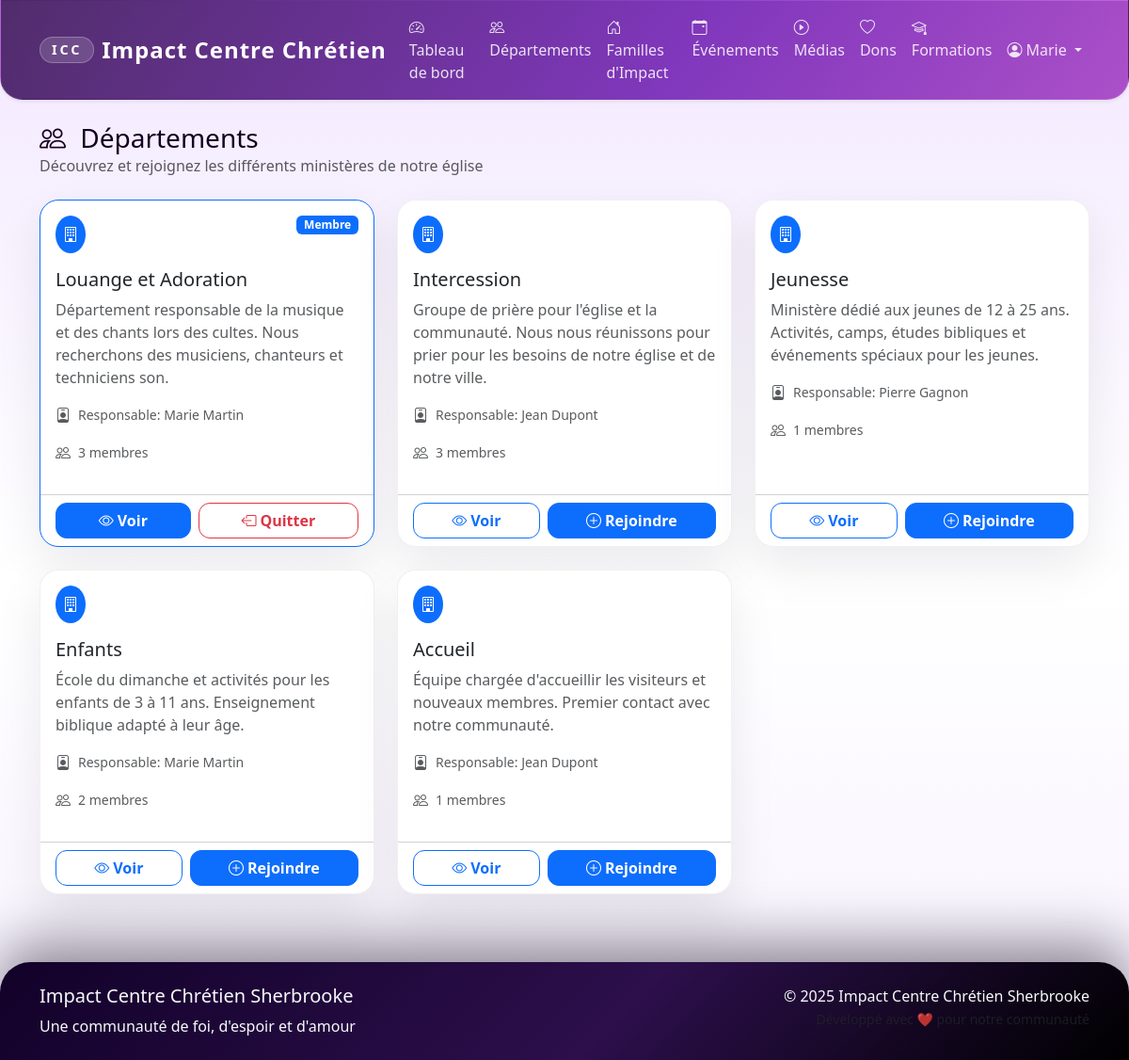
/departments/ (signed in), run on the app's committed database.
### app/models/user.py (models this page shows, shortened)
class User(UserMixin, db.Model):
    __tablename__ = 'users'
    id = db.Column(db.Integer, primary_key=True)
    email = db.Column(db.String(120), unique=True, nullable=False, index=True)
    password_hash = db.Column(db.String(255), nullable=False)
    first_name = db.Column(db.String(50), nullable=False)
    last_name = db.Column(db.String(50), nullable=False)
    phone = db.Column(db.String(20))
    address = db.Column(db.Text)
    birth_date = db.Column(db.Date)
    gender = db.Column(db.String(10))  # 'M', 'F', 'Autre'
    marital_status = db.Column(db.String(20))  # 'Célibataire', 'Marié(e)', 'Divorcé(e)', 'Veuf/Veuve'
    membership_status = db.Column(db.String(20), default='Nouveau')  # 'Nouveau', 'En formation', 'Baptisé', 'Membre officiel'
    church_role = db.Column(db.String(100))  # 'Choriste', 'Intercesseur', etc.
    role = db.Column(db.String(20), default='Membre')  # 'Admin', 'Responsable Département', 'Responsable Famille', 'Membre'
    is_active = db.Column(db.Boolean, default=True)
    created_at = db.Column(db.DateTime, default=datetime.utcnow)
    updated_at = db.Column(db.DateTime, default=datetime.utcnow, onupdate=datetime.utcnow)
    department_memberships = db.relationship('DepartmentMember', back_populates='user', cascade='all, delete-orphan')
    family_memberships = db.relationship('FamilyMember', back_populates='user', cascade='all, delete-orphan')
    event_participations = db.relationship('EventParticipant', back_populates='user', cascade='all, delete-orphan')
    donations = db.relationship('Donation', back_populates='user', cascade='all, delete-orphan')
    @property
    def full_name(self):
        return f"{self.first_name} {self.last_name}"
    def is_admin(self):
        return self.role == 'Admin'

### app/models/department.py (models this page shows, shortened)
class Department(db.Model):
    __tablename__ = 'departments'
    id = db.Column(db.Integer, primary_key=True)
    name = db.Column(db.String(100), nullable=False)
    description = db.Column(db.Text)
    responsible_id = db.Column(db.Integer, db.ForeignKey('users.id'))
    is_active = db.Column(db.Boolean, default=True)
    created_at = db.Column(db.DateTime, default=datetime.utcnow)
    responsible = db.relationship('User', backref='managed_departments')
    members = db.relationship('DepartmentMember', back_populates='department', cascade='all, delete-orphan')
    announcements = db.relationship('Announcement', back_populates='department', cascade='all, delete-orphan')

### app/routes/departments.py (the view)
@departments_bp.route('/')
@login_required
def list():
    departments = Department.query.filter_by(is_active=True).all()
    user_department_ids = [dm.department_id for dm in current_user.department_memberships if dm.is_active]
    return render_template('departments/list.html',
                         departments=departments,
                         user_department_ids=user_department_ids)

### app/templates/departments/list.html (shortened to what this page needs)
{% extends "base.html" %}
{% block content %}
<div class="container">
    <div class="row mb-4">
        <div class="col-12">
            <div class="d-flex justify-content-between align-items-center">
                <div>
                    <h1 class="h3 mb-0">
                        <i class="bi bi-people me-2"></i>
                        Départements
                    </h1>
                    <p class="text-muted mb-0">Découvrez et rejoignez les différents ministères de notre église</p>
                </div>
            </div>
        </div>
    </div>
    <div class="row g-4">
        {% for department in departments %}
        <div class="col-md-6 col-lg-4">
            <div class="card h-100 {% if department.id in user_department_ids %}border-primary{% endif %}">
                <div class="card-body">
                    <div class="d-flex justify-content-between align-items-start mb-3">
                        <div class="bg-primary rounded-circle p-2">
                            <i class="bi bi-building text-white"></i>
                        </div>
                        {% if department.id in user_department_ids %}
                        <span class="badge bg-primary">Membre</span>
                        {% endif %}
                    </div>
                    <h5 class="card-title">{{ department.name }}</h5>
                    <p class="card-text text-muted">{{ department.description }}</p>
                    {% if department.responsible %}
                    <div class="d-flex align-items-center mb-3">
                        <i class="bi bi-person-badge me-2 text-muted"></i>
                        <small class="text-muted">Responsable: {{ department.responsible.full_name }}</small>
                    </div>
                    {% endif %}
                    <div class="d-flex align-items-center mb-3">
                        <i class="bi bi-people me-2 text-muted"></i>
                        <small class="text-muted">{{ department.members|length }} membres</small>
                    </div>
                </div>
                <div class="card-footer bg-transparent">
                    {% if department.id in user_department_ids %}
                    <div class="d-flex gap-2">
                        <a href="{{ url_for('departments.detail', department_id=department.id) }}"
                           class="btn btn-primary flex-fill">
                            <i class="bi bi-eye me-1"></i>Voir
                        </a>
                        <form method="POST" action="{{ url_for('departments.leave', department_id=department.id) }}"
                              class="flex-fill" onsubmit="return confirm('Êtes-vous sûr de vouloir quitter ce département ?')">
                            <button type="submit" class="btn btn-outline-danger w-100">
                                <i class="bi bi-box-arrow-left me-1"></i>Quitter
                            </button>
                        </form>
                    </div>
                    {% else %}
                    <div class="d-flex gap-2">
                        <a href="{{ url_for('departments.detail', department_id=department.id) }}"
                           class="btn btn-outline-primary flex-fill">
                            <i class="bi bi-eye me-1"></i>Voir
                        </a>
                        <form method="POST" action="{{ url_for('departments.join', department_id=department.id) }}"
                              class="flex-fill">
                            <button type="submit" class="btn btn-primary w-100">
                                <i class="bi bi-plus-circle me-1"></i>Rejoindre
                            </button>
                        </form>
                    </div>
                    {% endif %}
                </div>
            </div>
        </div>
        {% endfor %}
    </div>
</div>
{% endblock %}

### app/templates/base.html (shortened to what this page needs)
<!DOCTYPE html>
<html lang="fr">
<head>
    <link href="https://cdn.jsdelivr.net/npm/bootstrap@5.3.2/dist/css/bootstrap.min.css" rel="stylesheet">
    <link href="https://cdn.jsdelivr.net/npm/bootstrap-icons@1.11.1/font/bootstrap-icons.css" rel="stylesheet">
    <link href="{{ url_for('static', filename='css/style.css') }}" rel="stylesheet">
</head>
<body>
    <nav class="navbar navbar-expand-lg navbar-dark icc-navbar shadow-sm">
        <div class="container">
            <a class="navbar-brand fw-bold d-flex align-items-center" href="{{ url_for('main.index') }}">
                <span class="brand-mark me-2">ICC</span>
                Impact Centre Chrétien
            </a>
            <div class="collapse navbar-collapse" id="navbarNav">
                <ul class="navbar-nav me-auto">
                    {% if current_user.is_authenticated %}
                        <li class="nav-item">
                            <a class="nav-link" href="{{ url_for('main.dashboard') }}">
                                <i class="bi bi-speedometer2 me-1"></i>Tableau de bord
                            </a>
                        </li>
                        <li class="nav-item">
                            <a class="nav-link" href="{{ url_for('departments.list') }}">
                                <i class="bi bi-people me-1"></i>Départements
                            </a>
                        </li>
                        <li class="nav-item">
                            <a class="nav-link" href="{{ url_for('families.list') }}">
                                <i class="bi bi-house-door me-1"></i>Familles d'Impact
                            </a>
                        </li>
                        <li class="nav-item">
                            <a class="nav-link" href="{{ url_for('events.list') }}">
                                <i class="bi bi-calendar-event me-1"></i>Événements
                            </a>
                        </li>
                        <li class="nav-item">
                            <a class="nav-link" href="{{ url_for('media.list') }}">
                                <i class="bi bi-play-circle me-1"></i>Médias
                            </a>
                        </li>
                        <li class="nav-item">
                            <a class="nav-link" href="{{ url_for('donations.donate') }}">
                                <i class="bi bi-heart me-1"></i>Dons
                            </a>
                        </li>
                        <li class="nav-item">
                            <a class="nav-link" href="{{ url_for('main.formations') }}">
                                <i class="bi bi-mortarboard me-1"></i>Formations
                            </a>
                        </li>
                    {% endif %}
                </ul>
                <ul class="navbar-nav">
                    {% if current_user.is_authenticated %}
                        <li class="nav-item dropdown">
                            <a class="nav-link dropdown-toggle" href="#" role="button" data-bs-toggle="dropdown">
                                <i class="bi bi-person-circle me-1"></i>{{ current_user.first_name }}
                            </a>
                        </li>
                    {% endif %}
                </ul>
            </div>
        </div>
    </nav>
    <main class="container-fluid py-4">
        {% block content %}{% endblock %}
    </main>
    <footer class="icc-footer text-light py-4 mt-5">
        <div class="container">
            <div class="row">
                <div class="col-md-6">
                    <h5>Impact Centre Chrétien Sherbrooke</h5>
                    <p class="mb-0">Une communauté de foi, d'espoir et d'amour</p>
                </div>
                <div class="col-md-6 text-md-end">
                    <p class="mb-0">&copy; {{ current_year() }} Impact Centre Chrétien Sherbrooke</p>
                    <small class="text-muted">Développé avec ❤️ pour notre communauté</small>
                </div>
            </div>
        </div>
    </footer>
</body>
</html>

### app/static/css/style.css (style rules this page uses)
:root { --primary-color: #4b0f6a; --secondary-color: #7c2cbd; --success-color: #00c2c7; --warning-color: #ffc857; --danger-color: #ff5f7e; --info-color: #8ad8ff; --light-color: #f7efff; --dark-color: #140021; --brand-gradient: linear-gradient(120deg, #320852, #7c2cbd 60%, #b454d2); --brand-gold: #ffc857; --brand-teal: #00c2c7; --brand-berry: #ff5f7e; --brand-midnight: #080010; --brand-soft: #f3e9ff; --glass-border: rgba(255, 255, 255, 0.35); --surface-shadow: 0 25px 60px rgba(26, 9, 45, 0.15); --bs-primary: var(--primary-color); --bs-secondary: var(--secondary-color); --bs-success: var(--success-color); --bs-info: var(--info-color); --bs-warning: var(--warning-color); --bs-danger: var(--danger-color); --bs-light: var(--light-color); --bs-dark: var(--dark-color); }
body { font-family: 'Segoe UI', Tahoma, Geneva, Verdana, sans-serif; background: linear-gradient(180deg, var(--brand-soft) 0%, #ffffff 55%, #f7f2ff 100%); color: var(--dark-color); min-height: 100vh; }
.icc-navbar { background: radial-gradient(circle at top left, rgba(255, 255, 255, 0.15), rgba(9, 2, 25, 0.05)) no-repeat, var(--brand-gradient); border: 1px solid rgba(255, 255, 255, 0.1); border-radius: 0 0 1.5rem 1.5rem; backdrop-filter: blur(6px); }
.icc-navbar .nav-link { font-weight: 500; color: rgba(255, 255, 255, 0.85); transition: color 0.2s ease; }
.navbar-brand { font-size: 1.5rem; letter-spacing: 0.04em; }
.brand-mark { display: inline-flex; align-items: center; justify-content: center; padding: 0.15rem 0.75rem; border-radius: 999px; background: rgba(255, 255, 255, 0.15); border: 1px solid rgba(255, 255, 255, 0.25); font-size: 0.9rem; letter-spacing: 0.2em; }
.btn { border-radius: 0.75rem; font-weight: 600; }
.card { border: 1px solid rgba(20, 0, 33, 0.06); border-radius: 1.25rem; box-shadow: 0 20px 50px rgba(15, 6, 26, 0.08); transition: transform 0.2s ease, box-shadow 0.2s ease; background-color: #fff; }
.icc-footer { background: linear-gradient(135deg, #120129, #2c0f4b 55%, #000); border-radius: 2rem 2rem 0 0; box-shadow: 0 -20px 60px rgba(8, 0, 16, 0.45); }

### data on the page
User: first_name "Marie"
Department: shows "Membre", name "Louange et Adoration", description "Département responsable de la musique et des chants lors des cultes. Nous recherchons des musiciens, chanteurs et techniciens son.", responsible.full_name "Marie Martin", members|length "3"
Department: name "Intercession", description "Groupe de prière pour l'église et la communauté. Nous nous réunissons pour prier pour les besoins de notre église et de notre ville.", responsible.full_name "Jean Dupont", members|length "3"
Department: name "Jeunesse", description "Ministère dédié aux jeunes de 12 à 25 ans. Activités, camps, études bibliques et événements spéciaux pour les jeunes.", responsible.full_name "Pierre Gagnon", members|length "1"
Department: name "Enfants", description "École du dimanche et activités pour les enfants de 3 à 11 ans. Enseignement biblique adapté à leur âge.", responsible.full_name "Marie Martin", members|length "2"
Department: name "Accueil", description "Équipe chargée d'accueillir les visiteurs et nouveaux membres. Premier contact avec notre communauté.", responsible.full_name "Jean Dupont", members|length "1"

### other printed values
{{ current_year() }} "2025"
